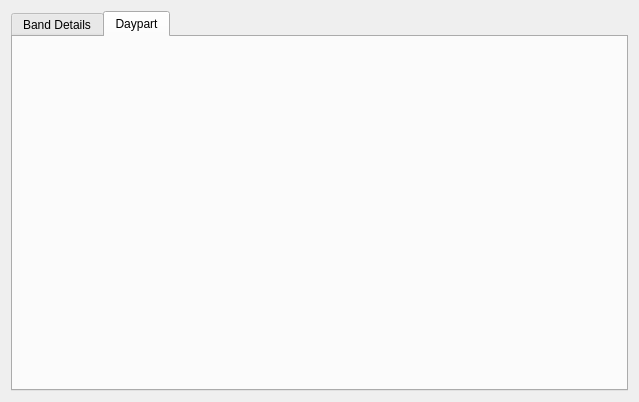
<?xml version="1.0" encoding="UTF-8"?>
<ui version="4.0">
 <class>TimeBandForm</class>
 <widget class="QWidget" name="TimeBandForm">
  <property name="geometry">
   <rect>
    <x>0</x>
    <y>0</y>
    <width>639</width>
    <height>402</height>
   </rect>
  </property>
  <property name="windowTitle">
   <string>Form</string>
  </property>
  <layout class="QVBoxLayout" name="verticalLayout_2">
   <item>
    <widget class="QTabWidget" name="tabWidget">
     <property name="currentIndex">
      <number>1</number>
     </property>
     <widget class="QWidget" name="tab">
      <attribute name="title">
       <string>Band Details</string>
      </attribute>
      <layout class="QVBoxLayout" name="verticalLayout_3">
       <item>
        <layout class="QVBoxLayout" name="verticalLayout">
         <item>
          <layout class="QHBoxLayout" name="horizontalLayout">
           <item>
            <widget class="QLabel" name="label">
             <property name="text">
              <string>Name:</string>
             </property>
            </widget>
           </item>
           <item>
            <widget class="QLineEdit" name="edtName"/>
           </item>
          </layout>
         </item>
         <item>
          <layout class="QHBoxLayout" name="horizontalLayout_2">
           <item>
            <widget class="QLabel" name="label_2">
             <property name="text">
              <string>Bill Method:</string>
             </property>
            </widget>
           </item>
           <item>
            <widget class="QRadioButton" name="rbFlatFee">
             <property name="text">
              <string>Flat Fee</string>
             </property>
            </widget>
           </item>
           <item>
            <widget class="QRadioButton" name="rbIncPercent">
             <property name="text">
              <string>Inrement By Percentage</string>
             </property>
            </widget>
           </item>
          </layout>
         </item>
         <item>
          <layout class="QHBoxLayout" name="horizontalLayout_3" stretch="0,1,0,1,0">
           <item>
            <widget class="QLabel" name="label_3">
             <property name="text">
              <string>Base Price:</string>
             </property>
            </widget>
           </item>
           <item>
            <widget class="QDoubleSpinBox" name="edtBasePrice">
             <property name="maximum">
              <double>999999.000000000000000</double>
             </property>
            </widget>
           </item>
           <item>
            <widget class="QLabel" name="label_4">
             <property name="text">
              <string>Base Duration:</string>
             </property>
            </widget>
           </item>
           <item>
            <widget class="QSpinBox" name="edtBaseDuration">
             <property name="maximum">
              <number>60</number>
             </property>
            </widget>
           </item>
           <item>
            <widget class="QLabel" name="label_29">
             <property name="text">
              <string>Secs</string>
             </property>
            </widget>
           </item>
          </layout>
         </item>
        </layout>
       </item>
       <item>
        <layout class="QHBoxLayout" name="horizontalLayout_5">
         <item>
          <widget class="QCheckBox" name="cbLock">
           <property name="text">
            <string>Lock Time Band</string>
           </property>
          </widget>
         </item>
         <item>
          <spacer name="horizontalSpacer">
           <property name="orientation">
            <enum>Qt::Horizontal</enum>
           </property>
           <property name="sizeHint" stdset="0">
            <size>
             <width>40</width>
             <height>20</height>
            </size>
           </property>
          </spacer>
         </item>
        </layout>
       </item>
       <item>
        <layout class="QHBoxLayout" name="horizontalLayout_4">
         <item>
          <layout class="QGridLayout" name="gridLayout">
           <item row="0" column="0">
            <widget class="QLabel" name="label_5">
             <property name="text">
              <string>Dur. 1:</string>
             </property>
            </widget>
           </item>
           <item row="0" column="1">
            <widget class="QSpinBox" name="sbD1">
             <property name="maximum">
              <number>60</number>
             </property>
            </widget>
           </item>
           <item row="0" column="2">
            <widget class="QLabel" name="label_6">
             <property name="text">
              <string>% 1:</string>
             </property>
            </widget>
           </item>
           <item row="0" column="3">
            <widget class="QSpinBox" name="sbP1">
             <property name="maximum">
              <number>100</number>
             </property>
            </widget>
           </item>
           <item row="1" column="0">
            <widget class="QLabel" name="label_7">
             <property name="text">
              <string>Dur. 2:</string>
             </property>
            </widget>
           </item>
           <item row="1" column="1">
            <widget class="QSpinBox" name="sbD2">
             <property name="maximum">
              <number>60</number>
             </property>
            </widget>
           </item>
           <item row="1" column="2">
            <widget class="QLabel" name="label_8">
             <property name="text">
              <string>% 2:</string>
             </property>
            </widget>
           </item>
           <item row="1" column="3">
            <widget class="QSpinBox" name="sbP2">
             <property name="maximum">
              <number>100</number>
             </property>
            </widget>
           </item>
           <item row="2" column="0">
            <widget class="QLabel" name="label_9">
             <property name="text">
              <string>Dur. 3:</string>
             </property>
            </widget>
           </item>
           <item row="2" column="1">
            <widget class="QSpinBox" name="sbD3">
             <property name="maximum">
              <number>60</number>
             </property>
            </widget>
           </item>
           <item row="2" column="2">
            <widget class="QLabel" name="label_10">
             <property name="text">
              <string>% 3:</string>
             </property>
            </widget>
           </item>
           <item row="2" column="3">
            <widget class="QSpinBox" name="sbP3">
             <property name="maximum">
              <number>100</number>
             </property>
            </widget>
           </item>
           <item row="3" column="0">
            <widget class="QLabel" name="label_11">
             <property name="text">
              <string>Dur. 4:</string>
             </property>
            </widget>
           </item>
           <item row="3" column="1">
            <widget class="QSpinBox" name="sbD4">
             <property name="maximum">
              <number>60</number>
             </property>
            </widget>
           </item>
           <item row="3" column="2">
            <widget class="QLabel" name="label_12">
             <property name="text">
              <string>% 4:</string>
             </property>
            </widget>
           </item>
           <item row="3" column="3">
            <widget class="QSpinBox" name="sbP4">
             <property name="maximum">
              <number>100</number>
             </property>
            </widget>
           </item>
          </layout>
         </item>
         <item>
          <layout class="QGridLayout" name="gridLayout_3">
           <item row="0" column="0">
            <widget class="QLabel" name="label_16">
             <property name="text">
              <string>Dur. 5:</string>
             </property>
            </widget>
           </item>
           <item row="0" column="1">
            <widget class="QSpinBox" name="sbD5">
             <property name="maximum">
              <number>60</number>
             </property>
            </widget>
           </item>
           <item row="0" column="2">
            <widget class="QLabel" name="label_17">
             <property name="text">
              <string>% 5:</string>
             </property>
            </widget>
           </item>
           <item row="0" column="3">
            <widget class="QSpinBox" name="sbP5">
             <property name="maximum">
              <number>100</number>
             </property>
            </widget>
           </item>
           <item row="1" column="0">
            <widget class="QLabel" name="label_18">
             <property name="text">
              <string>Dur. 6:</string>
             </property>
            </widget>
           </item>
           <item row="1" column="1">
            <widget class="QSpinBox" name="sbD6">
             <property name="maximum">
              <number>60</number>
             </property>
            </widget>
           </item>
           <item row="1" column="2">
            <widget class="QLabel" name="label_15">
             <property name="text">
              <string>% 6:</string>
             </property>
            </widget>
           </item>
           <item row="1" column="3">
            <widget class="QSpinBox" name="sbP6">
             <property name="maximum">
              <number>100</number>
             </property>
            </widget>
           </item>
           <item row="2" column="0">
            <widget class="QLabel" name="label_19">
             <property name="text">
              <string>Dur. 7:</string>
             </property>
            </widget>
           </item>
           <item row="2" column="1">
            <widget class="QSpinBox" name="sbD7">
             <property name="maximum">
              <number>60</number>
             </property>
            </widget>
           </item>
           <item row="2" column="2">
            <widget class="QLabel" name="label_20">
             <property name="text">
              <string>% 7:</string>
             </property>
            </widget>
           </item>
           <item row="2" column="3">
            <widget class="QSpinBox" name="sbP7">
             <property name="maximum">
              <number>100</number>
             </property>
            </widget>
           </item>
           <item row="3" column="0">
            <widget class="QLabel" name="label_14">
             <property name="text">
              <string>Dur. 8:</string>
             </property>
            </widget>
           </item>
           <item row="3" column="1">
            <widget class="QSpinBox" name="sbD8">
             <property name="maximum">
              <number>60</number>
             </property>
            </widget>
           </item>
           <item row="3" column="2">
            <widget class="QLabel" name="label_13">
             <property name="text">
              <string>% 8:</string>
             </property>
            </widget>
           </item>
           <item row="3" column="3">
            <widget class="QSpinBox" name="sbP8">
             <property name="maximum">
              <number>100</number>
             </property>
            </widget>
           </item>
          </layout>
         </item>
         <item>
          <layout class="QGridLayout" name="gridLayout_2">
           <item row="0" column="0">
            <widget class="QLabel" name="label_24">
             <property name="text">
              <string>Dur. 9:</string>
             </property>
            </widget>
           </item>
           <item row="0" column="1">
            <widget class="QSpinBox" name="sbD9">
             <property name="maximum">
              <number>60</number>
             </property>
            </widget>
           </item>
           <item row="0" column="2">
            <widget class="QLabel" name="label_25">
             <property name="text">
              <string>% 9:</string>
             </property>
            </widget>
           </item>
           <item row="0" column="3">
            <widget class="QSpinBox" name="sbP9">
             <property name="maximum">
              <number>100</number>
             </property>
            </widget>
           </item>
           <item row="1" column="0">
            <widget class="QLabel" name="label_26">
             <property name="text">
              <string>Dur. 10:</string>
             </property>
            </widget>
           </item>
           <item row="1" column="1">
            <widget class="QSpinBox" name="sbD10">
             <property name="maximum">
              <number>60</number>
             </property>
            </widget>
           </item>
           <item row="1" column="2">
            <widget class="QLabel" name="label_23">
             <property name="text">
              <string>% 10:</string>
             </property>
            </widget>
           </item>
           <item row="1" column="3">
            <widget class="QSpinBox" name="sbP10">
             <property name="maximum">
              <number>100</number>
             </property>
            </widget>
           </item>
           <item row="2" column="0">
            <widget class="QLabel" name="label_27">
             <property name="text">
              <string>Dur. 11:</string>
             </property>
            </widget>
           </item>
           <item row="2" column="1">
            <widget class="QSpinBox" name="sbD11">
             <property name="maximum">
              <number>60</number>
             </property>
            </widget>
           </item>
           <item row="2" column="2">
            <widget class="QLabel" name="label_28">
             <property name="text">
              <string>% 11:</string>
             </property>
            </widget>
           </item>
           <item row="2" column="3">
            <widget class="QSpinBox" name="sbP11">
             <property name="maximum">
              <number>100</number>
             </property>
            </widget>
           </item>
           <item row="3" column="0">
            <widget class="QLabel" name="label_22">
             <property name="text">
              <string>Dur. 12:</string>
             </property>
            </widget>
           </item>
           <item row="3" column="1">
            <widget class="QSpinBox" name="sbD12">
             <property name="maximum">
              <number>60</number>
             </property>
            </widget>
           </item>
           <item row="3" column="2">
            <widget class="QLabel" name="label_21">
             <property name="text">
              <string>% 12:</string>
             </property>
            </widget>
           </item>
           <item row="3" column="3">
            <widget class="QSpinBox" name="sbP12">
             <property name="maximum">
              <number>100</number>
             </property>
            </widget>
           </item>
          </layout>
         </item>
        </layout>
       </item>
      </layout>
     </widget>
     <widget class="QWidget" name="tab_2">
      <attribute name="title">
       <string>Daypart</string>
      </attribute>
      <layout class="QVBoxLayout" name="verticalLayout_4">
       <item>
        <layout class="QVBoxLayout" name="vlDaypart"/>
       </item>
      </layout>
     </widget>
    </widget>
   </item>
  </layout>
 </widget>
 <resources/>
 <connections/>
</ui>
